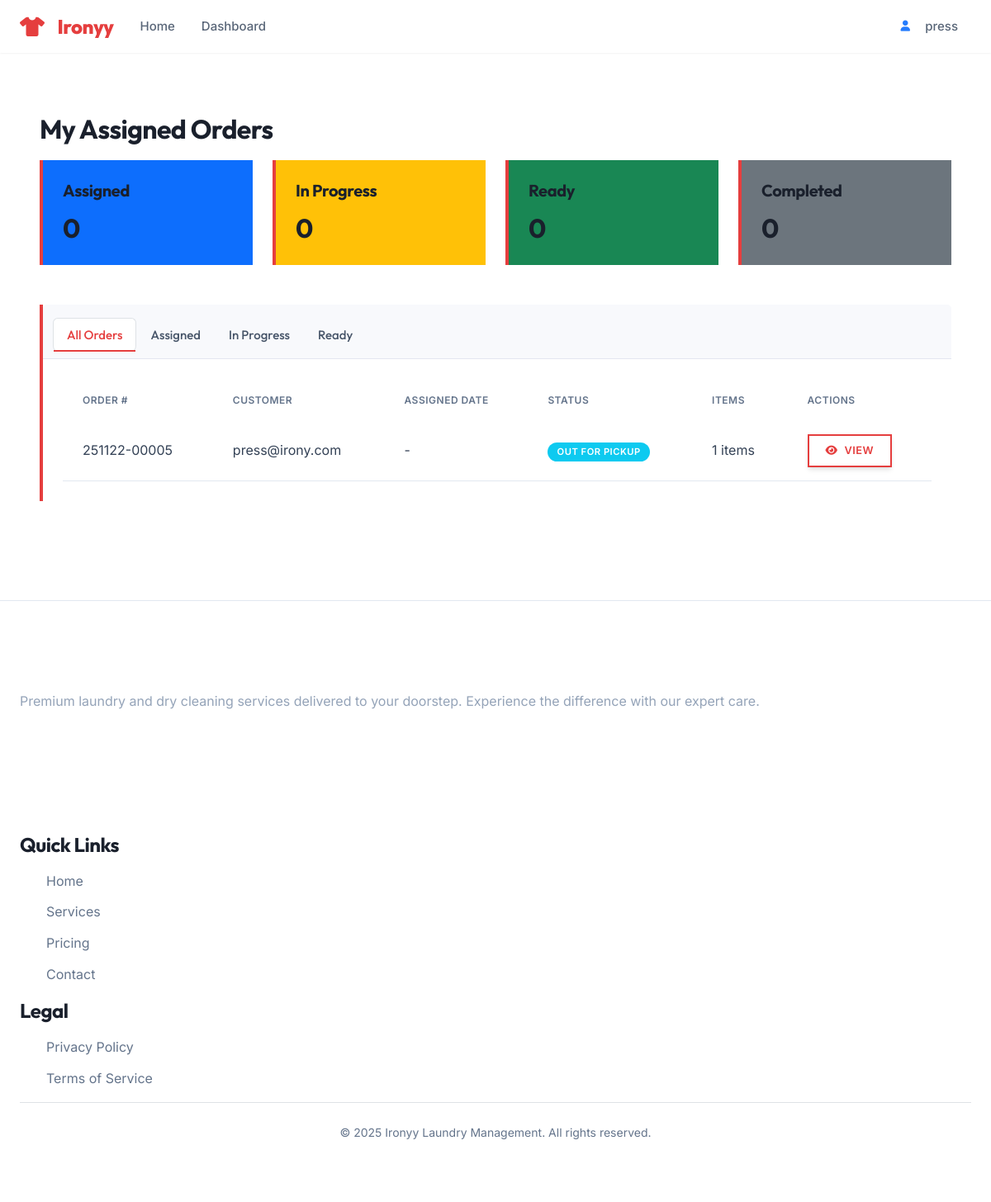
Before: /orders/dashboard/press/ (signed in) with the older database file.
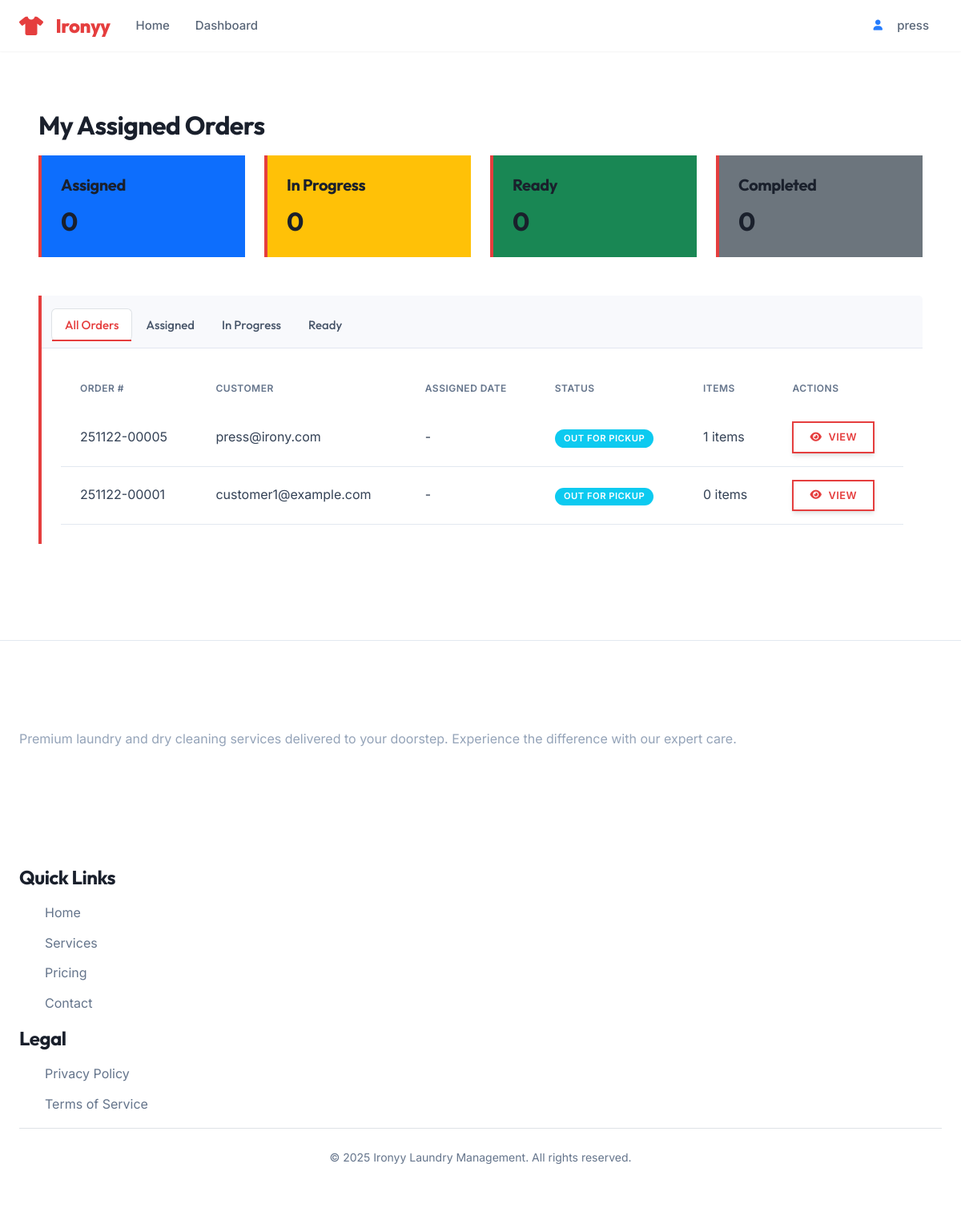
After: the same page with the newer database file.
### orders/models.py (models this page shows, shortened)
class Order(models.Model):
    class Status(models.TextChoices):
        DRAFT = 'draft', _('Draft')
        PENDING = 'pending', _('Pending Payment')
        CONFIRMED = 'confirmed', _('Confirmed')
        SCHEDULED_FOR_PICKUP = 'scheduled_for_pickup', _('Scheduled for Pickup')
        OUT_FOR_PICKUP = 'out_for_pickup', _('Out for Pickup')
        PICKED_UP = 'picked_up', _('Picked Up')
        PROCESSING = 'processing', _('In Progress')
        READY = 'ready', _('Ready for Delivery')
        OUT_FOR_DELIVERY = 'out_for_delivery', _('Out for Delivery')
        COMPLETED = 'completed', _('Completed')
        CANCELLED = 'cancelled', _('Cancelled')
        REFUNDED = 'refunded', _('Refunded')
        FAILED = 'failed', _('Failed')
    class PaymentStatus(models.TextChoices):
        PENDING = 'pending', _('Pending')
        AUTHORIZED = 'authorized', _('Authorized')
        PAID = 'paid', _('Paid')
        PARTIALLY_REFUNDED = 'partially_refunded', _('Partially Refunded')
        REFUNDED = 'refunded', _('Refunded')
        VOIDED = 'voided', _('Voided')
        FAILED = 'failed', _('Failed')
    class DeliveryType(models.TextChoices):
        PICKUP = 'pickup', _('Pickup')
        DELIVERY = 'delivery', _('Delivery')
    customer = models.ForeignKey(
        User,
        on_delete=models.PROTECT,
        related_name='orders',
        verbose_name=_('customer')
    )
    order_number = models.CharField(
        _('order number'),
        max_length=20,
        unique=True,
        db_index=True
    )
    status = models.CharField(
        _('status'),
        max_length=20,
        choices=Status.choices,
        default=Status.DRAFT,
        db_index=True
    )
    payment_status = models.CharField(
        _('payment status'),
        max_length=20,
        choices=PaymentStatus.choices,
        default=PaymentStatus.PENDING,
        db_index=True
    )
    delivery_type = models.CharField(
        _('delivery type'),
        max_length=10,
        choices=DeliveryType.choices,
        default=DeliveryType.PICKUP
    )
    pickup_address = models.TextField(_('pickup address'), blank=True)
    delivery_address = models.TextField(_('delivery address'), blank=True)
    preferred_pickup_date = models.DateField(_('preferred pickup date'), null=True, blank=True)
    preferred_delivery_date = models.DateField(_('preferred delivery date'), null=True, blank=True)
    subtotal = models.DecimalField(
        _('subtotal'),
        max_digits=10,
        decimal_places=2,
        default=Decimal('0.00')
    )
    tax_amount = models.DecimalField(
        _('tax amount'),
        max_digits=10,
        decimal_places=2,
        default=Decimal('0.00')
    )
    shipping_cost = models.DecimalField(
        _('shipping cost'),
        max_digits=10,
        decimal_places=2,
        default=Decimal('0.00')
    )
    discount_amount = models.DecimalField(
        _('discount amount'),
        max_digits=10,
        decimal_places=2,
        default=Decimal('0.00')
    )
    total_amount = models.DecimalField(
        _('total amount'),
        max_digits=10,
        decimal_places=2,
        default=Decimal('0.00')
    )
    assigned_staff = models.ForeignKey(
        User,
        on_delete=models.SET_NULL,
        null=True,
        blank=True,
        related_name='assigned_orders',
        verbose_name=_('assigned staff')
    )
    delivery_person = models.ForeignKey(
        User,
        on_delete=models.SET_NULL,
        null=True,
        blank=True,
        related_name='delivery_orders',
        verbose_name=_('delivery person')
    )
    created_at = models.DateTimeField(_('created at'), auto_now_add=True)
    updated_at = models.DateTimeField(_('updated at'), auto_now=True)
    confirmed_at = models.DateTimeField(_('confirmed at'), null=True, blank=True)
    completed_at = models.DateTimeField(_('completed at'), null=True, blank=True)
    cancelled_at = models.DateTimeField(_('cancelled at'), null=True, blank=True)
    special_instructions = models.TextField(_('special instructions'), blank=True)
    internal_notes = models.TextField(_('internal notes'), blank=True)
    cancellation_reason = models.TextField(_('cancellation reason'), blank=True)
    payment_method = models.CharField(_('payment method'), max_length=50, blank=True)
    payment_reference = models.CharField(_('payment reference'), max_length=100, blank=True)
    payment_date = models.DateTimeField(_('payment date'), null=True, blank=True)
    class Meta:
        ordering = ['-created_at']

### accounts/models.py (models this page shows, shortened)
class User(AbstractUser):
    class Role(models.TextChoices):
        CUSTOMER = 'CUSTOMER', _('Customer')
        PRESS = 'PRESS', _('Press Person')
        DELIVERY = 'DELIVERY', _('Delivery Partner')
        ADMIN = 'ADMIN', _('Admin')
    username = None
    email = models.EmailField(
        _('email address'),
        unique=True,
        error_messages={
            'unique': _('A user with that email already exists.'),
        },
    )
    role = models.CharField(
        _('user role'),
        max_length=20,
        choices=Role.choices,
        default=Role.CUSTOMER,
        help_text=_('Designates the role of the user in the system.')
    )
    phone_regex = RegexValidator(
        regex=r'^\+?1?\d{9,15}$',
        message=_("Phone number must be entered in the format: '+999999999'. Up to 15 digits allowed.")
    )
    phone_number = models.CharField(
        _('phone number'),
        validators=[phone_regex],
        max_length=17,
        blank=True,
        null=True,
        help_text=_('Enter a valid phone number (e.g., +1234567890)')
    )
    is_active = models.BooleanField(
        _('active'),
        default=True,
        help_text=_(
            'Designates whether this user should be treated as active. '
            'Unselect this instead of deleting accounts.'
        ),
    )
    email_verified = models.BooleanField(
        _('email verified'),
        default=False,
        help_text=_('Designates whether this user has verified their email address.')
    )
    date_joined = models.DateTimeField(_('date joined'), default=timezone.now)
    last_login = models.DateTimeField(_('last login'), blank=True, null=True)
    updated_at = models.DateTimeField(_('updated at'), auto_now=True)
    USERNAME_FIELD = 'email'
    REQUIRED_FIELDS = ['first_name', 'last_name']
    objects = UserManager()
    class Meta(AbstractUser.Meta):
        verbose_name = _('user')
        verbose_name_plural = _('users')
        ordering = ['-date_joined']
        swappable = 'AUTH_USER_MODEL'
        permissions = [
            ('view_dashboard', 'Can view dashboard'),
            ('manage_users', 'Can manage users'),
            ('manage_orders', 'Can manage orders'),
        ]
    def get_full_name(self):
        full_name = f"{self.first_name} {self.last_name}"
        return full_name.strip()
    def get_short_name(self):
        return self.first_name or self.email.split('@')[0]
    @property
    def is_customer(self):
        return self.role == self.Role.CUSTOMER

### orders/views_dashboards.py (the view, shortened to what this page needs)
# urls.py: path('press/', views.PressDashboardView.as_view(), name='press_dashboard'),
class PressDashboardView(LoginRequiredMixin, UserPassesTestMixin, ListView):
    model = Order
    template_name = 'orders/press_dashboard.html'
    context_object_name = 'orders'
    paginate_by = 10
    def test_func(self):
        return self.request.user.role in ['PRESS', 'ADMIN']
    def get_queryset(self):
        from django.contrib.auth import get_user_model
        User = get_user_model()
        show_all = self.request.GET.get('show_all') == '1'
        if show_all and self.request.user.role == 'ADMIN':
            press_staff = User.objects.filter(role='PRESS')
            queryset = Order.objects.filter(assigned_staff__in=press_staff)
        else:
            queryset = Order.objects.filter(assigned_staff=self.request.user)
        status = self.request.GET.get('status')
        return queryset.order_by('-created_at')
    def get_context_data(self, **kwargs):
        context = super().get_context_data(**kwargs)
        from django.contrib.auth import get_user_model
        User = get_user_model()
        press_staff = User.objects.filter(role='PRESS')
        press_orders = Order.objects.filter(assigned_staff__in=press_staff)
        context.update({
            'assigned_count': press_orders.filter(status='assigned').count(),
            'in_progress_count': press_orders.filter(status='processing').count(),
            'ready_count': press_orders.filter(status='ready').count(),
            'completed_count': press_orders.filter(status='completed').count(),
            'active_tab': 'press_dashboard',
            'show_assigned_to': True,  # Flag to show assigned staff column in template
        })
        return context

### orders/templates/orders/press_dashboard.html (shortened to what the changed rows need)
{% extends 'orders/base_orders.html' %}
{% load static %}
{% block content %}
<div class="container mt-4">
    <div class="row">
        <div class="col-md-12">
            <h2>My Assigned Orders</h2>
            <div class="row mb-4">
                <div class="col-md-3">
                    <div class="card bg-primary text-white mb-4">
                        <div class="card-body">
                            <h2 class="mb-0">{{ assigned_count }}</h2>
                        </div>
                    </div>
                </div>
                <div class="col-md-3">
                    <div class="card bg-warning text-white mb-4">
                        <div class="card-body">
                            <h2 class="mb-0">{{ in_progress_count }}</h2>
                        </div>
                    </div>
                </div>
                <div class="col-md-3">
                    <div class="card bg-success text-white mb-4">
                        <div class="card-body">
                            <h2 class="mb-0">{{ ready_count }}</h2>
                        </div>
                    </div>
                </div>
                <div class="col-md-3">
                    <div class="card bg-secondary text-white mb-4">
                        <div class="card-body">
                            <h2 class="mb-0">{{ completed_count }}</h2>
                        </div>
                    </div>
                </div>
            </div>
            <div class="card">
                <div class="card-body">
                    {% if orders %}
                        <div class="table-responsive">
                            <table class="table table-hover">
                                <thead>
                                    <tr>
                                        <th>Order #</th>
                                        <th>Customer</th>
                                        <th>Assigned Date</th>
                                        <th>Status</th>
                                        <th>Items</th>
                                        <th>Actions</th>
                                    </tr>
                                </thead>
                                <tbody>
                                    {% for order in orders %}
                                    <tr>
                                        <td>{{ order.order_number }}</td>
                                        <td>{{ order.customer.get_full_name|default:order.customer.email }}</td>
                                        <td>{{ order.assigned_at|date:"M d, Y"|default:"-" }}</td>
                                        <td>
                                            <span class="badge {% if order.status == 'completed' %}bg-success{% elif order.status == 'cancelled' %}bg-danger{% else %}bg-info{% endif %}">
                                                {{ order.get_status_display }}
                                            </span>
                                        </td>
                                        <td>{{ order.items.count }} items</td>
                                        <td>
                                            <a href="{% url 'orders:detail' order.pk %}" class="btn btn-sm btn-outline-primary">
                                                <i class="fas fa-eye"></i> View
                                            </a>
                                        </td>
                                    </tr>
                                    {% endfor %}
                                </tbody>
                            </table>
                        </div>
                    {% else %}
                        <div class="text-center py-5">
                            <i class="fas fa-inbox fa-4x text-muted mb-3"></i>
                            <h5>No orders assigned</h5>
                            <p class="text-muted">You don't have any orders assigned to you at the moment.</p>
                        </div>
                    {% endif %}
                </div>
            </div>
        </div>
    </div>
</div>
{% endblock %}

Changed rows visible on the page:
now on this page (row edited): Order: order_number "251122-00001", customer.get_full_name "customer1@example.com", assigned_at "-", status "OUT FOR PICKUP", items.count "0"
